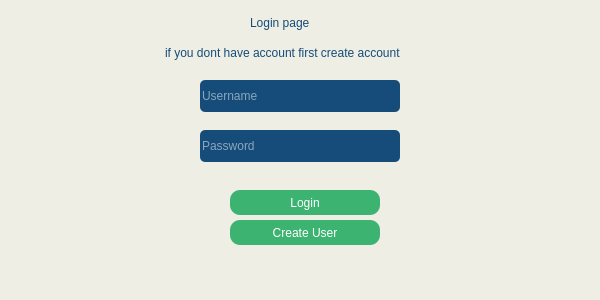
<?xml version="1.0" encoding="UTF-8"?>
<ui version="4.0">
 <class>Login</class>
 <widget class="QMainWindow" name="Login">
  <property name="geometry">
   <rect>
    <x>0</x>
    <y>0</y>
    <width>600</width>
    <height>300</height>
   </rect>
  </property>
  <property name="windowTitle">
   <string>MainWindow</string>
  </property>
  <property name="styleSheet">
   <string notr="true">background-color: 	rgb(245,255,250);
background-color: 	rgb(238,238,228);
</string>
  </property>
  <widget class="QWidget" name="centralwidget">
   <widget class="QPushButton" name="LoginButton">
    <property name="geometry">
     <rect>
      <x>230</x>
      <y>190</y>
      <width>150</width>
      <height>25</height>
     </rect>
    </property>
    <property name="styleSheet">
     <string notr="true">font: 75 8pt &quot;Calibri (Body)&quot;;
background-color: rgb(60,179,113);
color: rgb(255, 255, 255);
border-radius:10px;



</string>
    </property>
    <property name="text">
     <string>Login</string>
    </property>
   </widget>
   <widget class="QLineEdit" name="username">
    <property name="geometry">
     <rect>
      <x>200</x>
      <y>80</y>
      <width>200</width>
      <height>32</height>
     </rect>
    </property>
    <property name="styleSheet">
     <string notr="true">font: 75 8pt &quot;Calibri (Body)&quot;;
background-color: rgb(21,76,121);
color: rgb(255, 255, 255);
border-radius:5px;



</string>
    </property>
    <property name="text">
     <string/>
    </property>
    <property name="placeholderText">
     <string>Username</string>
    </property>
   </widget>
   <widget class="QLineEdit" name="password">
    <property name="geometry">
     <rect>
      <x>200</x>
      <y>130</y>
      <width>200</width>
      <height>32</height>
     </rect>
    </property>
    <property name="styleSheet">
     <string notr="true">font: 75 8pt &quot;Calibri (Body)&quot;;
background-color: rgb(21,76,121);
color: rgb(255, 255, 255);
border-radius:5px;



</string>
    </property>
    <property name="echoMode">
     <enum>QLineEdit::Password</enum>
    </property>
    <property name="placeholderText">
     <string>Password</string>
    </property>
   </widget>
   <widget class="QLabel" name="label">
    <property name="geometry">
     <rect>
      <x>250</x>
      <y>10</y>
      <width>100</width>
      <height>25</height>
     </rect>
    </property>
    <property name="styleSheet">
     <string notr="true">font: 75 11pt &quot;Calibri (Body)&quot;;
color:   rgb(21,76,121);
 </string>
    </property>
    <property name="text">
     <string>Login page</string>
    </property>
   </widget>
   <widget class="QPushButton" name="CreateButton">
    <property name="geometry">
     <rect>
      <x>230</x>
      <y>220</y>
      <width>150</width>
      <height>25</height>
     </rect>
    </property>
    <property name="styleSheet">
     <string notr="true">font: 75 8pt &quot;Calibri (Body)&quot;;
background-color: rgb(60,179,113);
color: rgb(255, 255, 255);
border-radius:10px;



</string>
    </property>
    <property name="text">
     <string>Create User</string>
    </property>
   </widget>
   <widget class="QLabel" name="label_2">
    <property name="geometry">
     <rect>
      <x>165</x>
      <y>40</y>
      <width>271</width>
      <height>25</height>
     </rect>
    </property>
    <property name="styleSheet">
     <string notr="true">font: 75 8pt &quot;Calibri (Body)&quot;;
color:   rgb(21,76,121);
</string>
    </property>
    <property name="text">
     <string>if you dont have account first create account</string>
    </property>
   </widget>
   <zorder>username</zorder>
   <zorder>password</zorder>
   <zorder>label</zorder>
   <zorder>CreateButton</zorder>
   <zorder>label_2</zorder>
   <zorder>LoginButton</zorder>
  </widget>
  <widget class="QMenuBar" name="menubar">
   <property name="geometry">
    <rect>
     <x>0</x>
     <y>0</y>
     <width>600</width>
     <height>26</height>
    </rect>
   </property>
  </widget>
  <widget class="QStatusBar" name="statusbar"/>
 </widget>
 <resources/>
 <connections/>
</ui>
